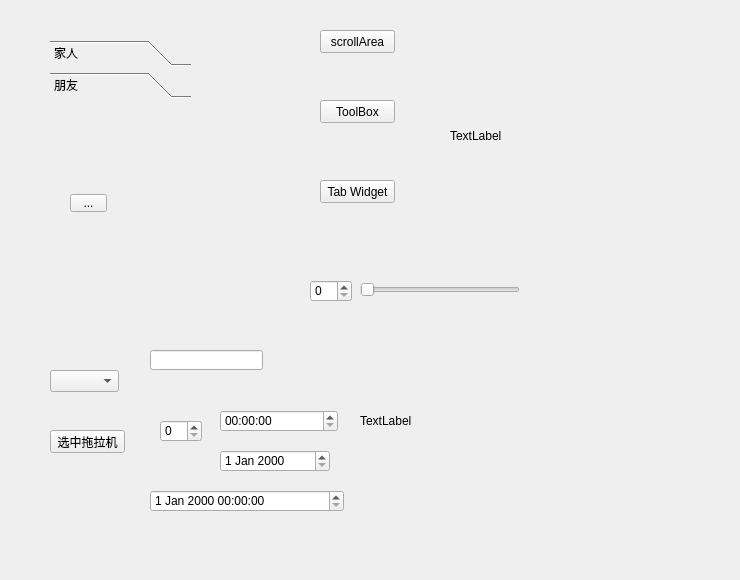
<?xml version="1.0" encoding="UTF-8"?>
<ui version="4.0">
 <class>Widget</class>
 <widget class="QWidget" name="Widget">
  <property name="geometry">
   <rect>
    <x>0</x>
    <y>0</y>
    <width>740</width>
    <height>580</height>
   </rect>
  </property>
  <property name="windowTitle">
   <string>Widget</string>
  </property>
  <widget class="QStackedWidget" name="stackedWidget">
   <property name="geometry">
    <rect>
     <x>0</x>
     <y>20</y>
     <width>301</width>
     <height>321</height>
    </rect>
   </property>
   <property name="currentIndex">
    <number>2</number>
   </property>
   <widget class="QWidget" name="page_6">
    <widget class="QTabWidget" name="tabWidget">
     <property name="geometry">
      <rect>
       <x>30</x>
       <y>50</y>
       <width>241</width>
       <height>261</height>
      </rect>
     </property>
     <property name="currentIndex">
      <number>2</number>
     </property>
     <widget class="QWidget" name="tab">
      <attribute name="title">
       <string>百度</string>
      </attribute>
     </widget>
     <widget class="QWidget" name="tab_2">
      <attribute name="title">
       <string>谷歌</string>
      </attribute>
     </widget>
     <widget class="QWidget" name="tab_3">
      <attribute name="title">
       <string>传智</string>
      </attribute>
     </widget>
    </widget>
   </widget>
   <widget class="QWidget" name="page_4">
    <widget class="QScrollArea" name="scrollArea">
     <property name="geometry">
      <rect>
       <x>30</x>
       <y>50</y>
       <width>151</width>
       <height>341</height>
      </rect>
     </property>
     <property name="widgetResizable">
      <bool>true</bool>
     </property>
     <widget class="QWidget" name="scrollAreaWidgetContents">
      <property name="geometry">
       <rect>
        <x>0</x>
        <y>0</y>
        <width>135</width>
        <height>402</height>
       </rect>
      </property>
      <layout class="QVBoxLayout" name="verticalLayout">
       <item>
        <widget class="QPushButton" name="pushButton">
         <property name="text">
          <string>PushButton</string>
         </property>
        </widget>
       </item>
       <item>
        <widget class="QPushButton" name="pushButton_2">
         <property name="text">
          <string>PushButton</string>
         </property>
        </widget>
       </item>
       <item>
        <widget class="QPushButton" name="pushButton_4">
         <property name="text">
          <string>PushButton</string>
         </property>
        </widget>
       </item>
       <item>
        <widget class="QPushButton" name="pushButton_3">
         <property name="text">
          <string>PushButton</string>
         </property>
        </widget>
       </item>
       <item>
        <widget class="QPushButton" name="pushButton_6">
         <property name="text">
          <string>PushButton</string>
         </property>
        </widget>
       </item>
       <item>
        <widget class="QPushButton" name="pushButton_5">
         <property name="text">
          <string>PushButton</string>
         </property>
        </widget>
       </item>
       <item>
        <widget class="QPushButton" name="pushButton_8">
         <property name="text">
          <string>PushButton</string>
         </property>
        </widget>
       </item>
       <item>
        <widget class="QPushButton" name="pushButton_7">
         <property name="text">
          <string>PushButton</string>
         </property>
        </widget>
       </item>
       <item>
        <widget class="QPushButton" name="pushButton_9">
         <property name="text">
          <string>PushButton</string>
         </property>
        </widget>
       </item>
       <item>
        <widget class="QPushButton" name="pushButton_10">
         <property name="text">
          <string>PushButton</string>
         </property>
        </widget>
       </item>
       <item>
        <widget class="QPushButton" name="pushButton_11">
         <property name="text">
          <string>PushButton</string>
         </property>
        </widget>
       </item>
       <item>
        <widget class="QPushButton" name="pushButton_15">
         <property name="text">
          <string>PushButton</string>
         </property>
        </widget>
       </item>
       <item>
        <widget class="QPushButton" name="pushButton_14">
         <property name="text">
          <string>PushButton</string>
         </property>
        </widget>
       </item>
       <item>
        <widget class="QPushButton" name="pushButton_13">
         <property name="text">
          <string>PushButton</string>
         </property>
        </widget>
       </item>
       <item>
        <widget class="QPushButton" name="pushButton_12">
         <property name="text">
          <string>PushButton</string>
         </property>
        </widget>
       </item>
      </layout>
     </widget>
    </widget>
   </widget>
   <widget class="QWidget" name="page_5">
    <widget class="QToolBox" name="toolBox">
     <property name="geometry">
      <rect>
       <x>50</x>
       <y>20</y>
       <width>141</width>
       <height>331</height>
      </rect>
     </property>
     <property name="currentIndex">
      <number>1</number>
     </property>
     <widget class="QWidget" name="page">
      <property name="geometry">
       <rect>
        <x>0</x>
        <y>0</y>
        <width>141</width>
        <height>253</height>
       </rect>
      </property>
      <attribute name="label">
       <string>家人</string>
      </attribute>
      <widget class="QPushButton" name="pushButton_16">
       <property name="geometry">
        <rect>
         <x>40</x>
         <y>80</y>
         <width>75</width>
         <height>23</height>
        </rect>
       </property>
       <property name="text">
        <string>PushButton</string>
       </property>
      </widget>
     </widget>
     <widget class="QWidget" name="page_2">
      <property name="geometry">
       <rect>
        <x>0</x>
        <y>0</y>
        <width>141</width>
        <height>253</height>
       </rect>
      </property>
      <attribute name="label">
       <string>朋友</string>
      </attribute>
      <widget class="QToolButton" name="toolButton">
       <property name="geometry">
        <rect>
         <x>20</x>
         <y>90</y>
         <width>37</width>
         <height>18</height>
        </rect>
       </property>
       <property name="text">
        <string>...</string>
       </property>
      </widget>
     </widget>
     <widget class="QWidget" name="page_3">
      <property name="geometry">
       <rect>
        <x>0</x>
        <y>0</y>
        <width>141</width>
        <height>253</height>
       </rect>
      </property>
      <attribute name="label">
       <string>黑名单</string>
      </attribute>
      <widget class="QToolButton" name="toolButton_2">
       <property name="geometry">
        <rect>
         <x>20</x>
         <y>100</y>
         <width>37</width>
         <height>18</height>
        </rect>
       </property>
       <property name="text">
        <string>...</string>
       </property>
      </widget>
     </widget>
    </widget>
   </widget>
  </widget>
  <widget class="QPushButton" name="btn_scrollArea">
   <property name="geometry">
    <rect>
     <x>320</x>
     <y>30</y>
     <width>75</width>
     <height>23</height>
    </rect>
   </property>
   <property name="text">
    <string>scrollArea</string>
   </property>
  </widget>
  <widget class="QPushButton" name="btn_ToolBox">
   <property name="geometry">
    <rect>
     <x>320</x>
     <y>100</y>
     <width>75</width>
     <height>23</height>
    </rect>
   </property>
   <property name="text">
    <string>ToolBox</string>
   </property>
  </widget>
  <widget class="QPushButton" name="btn_TabWidget">
   <property name="geometry">
    <rect>
     <x>320</x>
     <y>180</y>
     <width>75</width>
     <height>23</height>
    </rect>
   </property>
   <property name="text">
    <string>Tab Widget</string>
   </property>
  </widget>
  <widget class="QComboBox" name="comboBox">
   <property name="geometry">
    <rect>
     <x>50</x>
     <y>370</y>
     <width>69</width>
     <height>22</height>
    </rect>
   </property>
  </widget>
  <widget class="QPushButton" name="btn_select">
   <property name="geometry">
    <rect>
     <x>50</x>
     <y>430</y>
     <width>75</width>
     <height>23</height>
    </rect>
   </property>
   <property name="text">
    <string>选中拖拉机</string>
   </property>
  </widget>
  <widget class="QLineEdit" name="lineEdit">
   <property name="geometry">
    <rect>
     <x>150</x>
     <y>350</y>
     <width>113</width>
     <height>20</height>
    </rect>
   </property>
   <property name="echoMode">
    <enum>QLineEdit::Password</enum>
   </property>
  </widget>
  <widget class="QSpinBox" name="spinBox">
   <property name="geometry">
    <rect>
     <x>160</x>
     <y>420</y>
     <width>42</width>
     <height>22</height>
    </rect>
   </property>
  </widget>
  <widget class="QTimeEdit" name="timeEdit">
   <property name="geometry">
    <rect>
     <x>220</x>
     <y>410</y>
     <width>118</width>
     <height>22</height>
    </rect>
   </property>
  </widget>
  <widget class="QDateEdit" name="dateEdit">
   <property name="geometry">
    <rect>
     <x>220</x>
     <y>450</y>
     <width>110</width>
     <height>22</height>
    </rect>
   </property>
  </widget>
  <widget class="QDateTimeEdit" name="dateTimeEdit">
   <property name="geometry">
    <rect>
     <x>150</x>
     <y>490</y>
     <width>194</width>
     <height>22</height>
    </rect>
   </property>
  </widget>
  <widget class="QSlider" name="horizontalSlider">
   <property name="geometry">
    <rect>
     <x>360</x>
     <y>280</y>
     <width>160</width>
     <height>19</height>
    </rect>
   </property>
   <property name="orientation">
    <enum>Qt::Horizontal</enum>
   </property>
  </widget>
  <widget class="QSpinBox" name="spinBox_2">
   <property name="geometry">
    <rect>
     <x>310</x>
     <y>280</y>
     <width>42</width>
     <height>22</height>
    </rect>
   </property>
  </widget>
  <widget class="QLabel" name="lbl_Image">
   <property name="geometry">
    <rect>
     <x>360</x>
     <y>350</y>
     <width>191</width>
     <height>141</height>
    </rect>
   </property>
   <property name="text">
    <string>TextLabel</string>
   </property>
  </widget>
  <widget class="QLabel" name="lbl_movie">
   <property name="geometry">
    <rect>
     <x>450</x>
     <y>30</y>
     <width>241</width>
     <height>211</height>
    </rect>
   </property>
   <property name="text">
    <string>TextLabel</string>
   </property>
  </widget>
 </widget>
 <layoutdefault spacing="6" margin="11"/>
 <resources/>
 <connections/>
</ui>
